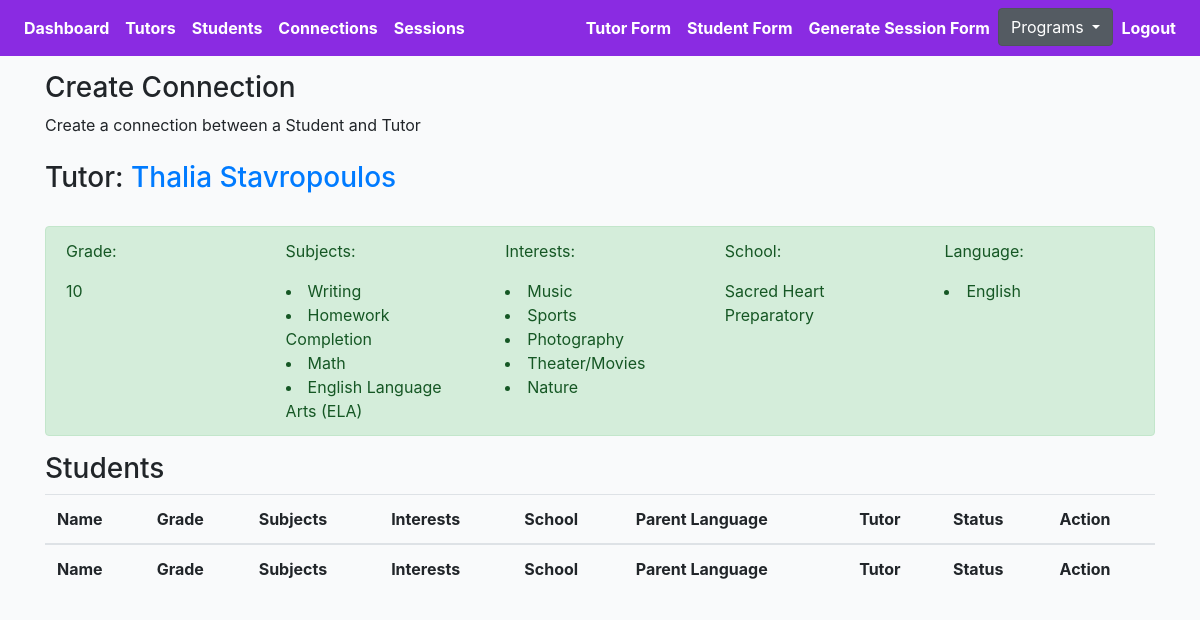
The page /middleschool/thalia-stavropoulos/connect/tutor/ (signed in) on the database as committed earlier.
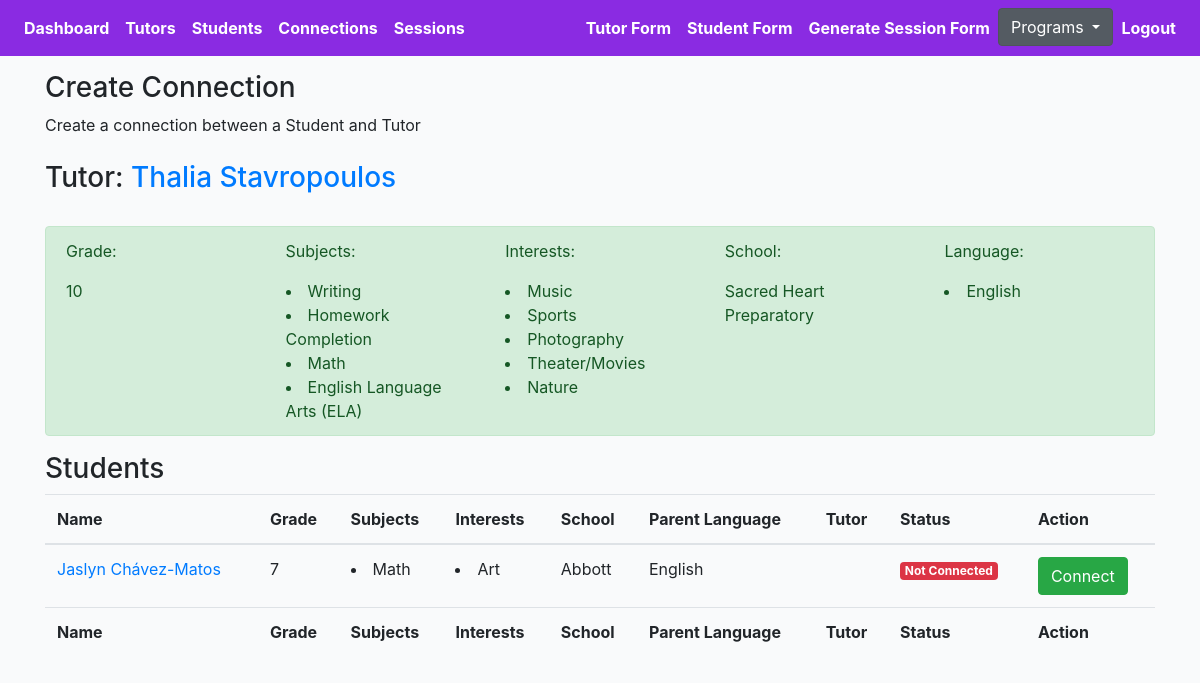
The same page on the database as committed later.
### middleschool/models.py (models this page shows, shortened)
class Subject(models.Model):
    name = models.CharField(max_length=200, blank=True)
    def __str__(self):
        return self.name

class Interest(models.Model):
    name = models.CharField(max_length=200, blank=True)
    def __str__(self):
        return self.name

class Language(models.Model):
    name = models.CharField(max_length=200, blank=True)
    def __str__(self):
        return self.name

class Profile(models.Model):
    role = models.CharField(max_length=200, choices=ROLE_CHOICES_PROFILE, null=True)
    avatar = models.ImageField(default='avatar.png', upload_to='avatars/')
    first_name = models.CharField(max_length=200, blank=True)
    last_name = models.CharField(max_length=200, blank=True)
    email = models.EmailField(max_length=200, blank=True)
    student_grade = models.CharField(null=True, blank=True, max_length=200, choices=STUDENT_GRADE_CHOICES)
    grade = models.CharField(null=True, blank=True, max_length=200, choices=GRADE_CHOICES)
    academic_advisor = models.ForeignKey(Academicadvisor, null=True, blank=True, on_delete=models.CASCADE, related_name='academic_advisor')
    academic_advisor_email = models.EmailField(max_length=200, blank=True)
    subjects = models.ManyToManyField(Subject, blank=True, related_name='subjects')
    school = models.CharField(max_length=200, blank=True)
    friends = models.ManyToManyField("self", blank=True, related_name='testfriends')
    updated = models.DateTimeField(auto_now=True)
    created = models.DateTimeField(auto_now_add=True)
    slug = models.SlugField(unique=True, blank=True)
    flag = models.BooleanField(default=False)
    parent1_first_name = models.CharField(max_length=200, blank=True)
    parent1_last_name = models.CharField(max_length=200, blank=True)
    parent1_phone = models.CharField(max_length=200, blank=True)
    parent1_email = models.EmailField(max_length=200, blank=True)
    student_capacity = models.IntegerField(null=True, blank=True)
    phone = models.CharField(max_length=200, blank=True)
    question = models.TextField(null=True, blank=True, max_length=1000)
    languages = models.ManyToManyField(Language, blank=True, related_name='subjects')
    comfortable_share_phone = models.BooleanField(default=False)
    permission_share_grade = models.BooleanField(default=False)
    optional_school_loop_profile_link = models.TextField(null=True, blank=True, max_length=500)
    optional_school_loop_username = models.TextField(null=True, blank=True, max_length=500)
    optional_school_loop_password = models.TextField(null=True, blank=True, max_length=500)
    parent_languages = models.CharField(null=True, blank=True, max_length=200, choices=LANGUAGE_CHOICES)
    age = models.IntegerField(null=True, blank=True)
    ethnic = models.CharField(null=True, blank=True, max_length=200, choices=ETHNIC_CHOICES)
    note = models.TextField(null=True, blank=True, max_length=1000)
    interest = models.ManyToManyField(Interest, blank=True, related_name='interest')
    def get_absolute_url(self):
        return reverse("middleschool:profile-detail-view", kwargs={"slug": self.slug})
    def get_friends(self):
        return self.friends.all()
    def get_subjects(self):
        return self.subjects.all()
    def get_languages(self):
        return self.languages.all()
    def get_interests(self):
        return self.interest.all()
    __initial_first_name = None
    __initial_last_name = None
    def __init__(self, *args, **kwargs):
        super().__init__(*args, **kwargs)
        self.__initial_first_name = self.first_name
        self.__initial_last_name = self.last_name

### middleschool/views.py (the view)
# urls.py: path('<slug>/connect/tutor/', TutorProfileDetailView.as_view(), name='tutor-detail-view'),
@method_decorator(login_required, name='dispatch')
@method_decorator(allowed_users(allowed_roles=['middletutor', 'admin']), name='dispatch')
class TutorProfileDetailView(DetailView):
    model = Profile
    template_name = 'middleschool/tutor-connect.html'
    def get_object(self):
        slug = self.kwargs.get('slug')
        profile = Profile.objects.get(slug=slug)
        return profile
    def get_context_data(self, **kwargs):
        context = super().get_context_data(**kwargs)
        students = Profile.objects.filter(role='student')
        students_ = []
        for item in students:
            students_.append(item)
        context["students"] = students_
        return context

### templates/middleschool/tutor-connect.html (shortened to what this page needs)
{% extends 'middleschoolbase.html' %}
{% load static %}
{% block stylesheet %}{% static '/css/profile.css' %}{% endblock %}
{% block content %}
<h3>Create Connection</h3>
<div>Create a connection between a Student and Tutor</div>
<h3>Tutor: <a href="{{profile.get_absolute_url}}">{{profile.first_name}} {{profile.last_name}}</a></h3>
<div class="alert alert-success" role="alert">
    <div class="row">
        <div class="col-sm">
            <p>Grade:<p>
            <p>{{profile.grade}}</p>
        </div>
        <div class="col-sm">
            <p>Subjects:<p>
            {% for subject in profile.get_subjects %}
            <li>{{subject}}</li>
            {% endfor %}
        </div>
        <div class="col-sm">
            <p>Interests:<p>
            {% for interest in profile.get_interests %}
            <li>{{interest}}</li>
            {% endfor %}
        </div>
        <div class="col-sm">
            <p>School:<p>
            <p>{{profile.school}}</p>
        </div>
        <div class="col-sm">
            <p>Language:<p>
            {% for language in profile.get_languages %}
            <li>{{language}}</li>
            {% endfor %}
        </div>
    </div>
</div>
<h3>Students</h3>
<div class="table-responsive-lg">
    <table id="myTable" class="table">
        <thead>
            <tr>
                <th scope="col">Name</th>
                <th scope="col">Grade</th>
                <th scope="col">Subjects</th>
                <th scope="col">Interests</th>
                <th scope="col">School</th>
                <th scope="col">Parent Language</th>
                <th scope="col">Tutor</th>
                <th scope="col">Status</th>
                <th scope="col">Action</th>
            </tr>
        </thead>
        <tfoot>
            <tr>
                <th>Name</th>
                <th>Grade</th>
                <th>Subjects</th>
                <th>Interests</th>
                <th>School</th>
                <th>Parent Language</th>
                <th>Tutor</th>
                <th>Status</th>
                <th>Action</th>
            </tr>
        </tfoot>
        <tbody>
            {% for student in students %}
            <tr>
                <td><a href="{{student.get_absolute_url}}">{{student.first_name}} {{student.last_name}}</a></td>
                <td>{{student.student_grade}}</td>
                <td>{% for subject in student.get_subjects %}<li>{{subject}} </li>{% endfor %}</td>
                <td>{% for interest in student.get_interests %}<li>{{interest}} </li>{% endfor %}</td>
                <td>{{student.school}}</td>
                <td>{{student.parent_languages}}</td>
                <td>{% for friend in student.get_friends %}<li>{{friend.first_name}} {{friend.last_name}} </li>{% endfor %}</td>
                <td>
                    {% for friend in student.get_friends %}
                    <div><span class="badge badge-success">Connected</span></div>
                    {% empty %}
                    <div><span class="badge badge-danger">Not Connected</div>
                    {% endfor %}
                </td>
                <td>
                    <form action="{% url 'middleschool:tutor-connect' %}" method="POST">
                        <button type="submit" class="btn btn-success">Connect</button>
                    </form>
                </td>
            </tr>
            {% endfor %}
        </tbody>
    </table>
</div>
{% endblock content %}

Rows that differ between the two databases and show on the page:
added Profile: first_name "Jaslyn", last_name "Chávez-Matos", student_grade "7", school "Abbott", parent_languages "English", Subject (name "Math")
now on this page (row unchanged): Interest: name "Art", shown under "Jaslyn"
